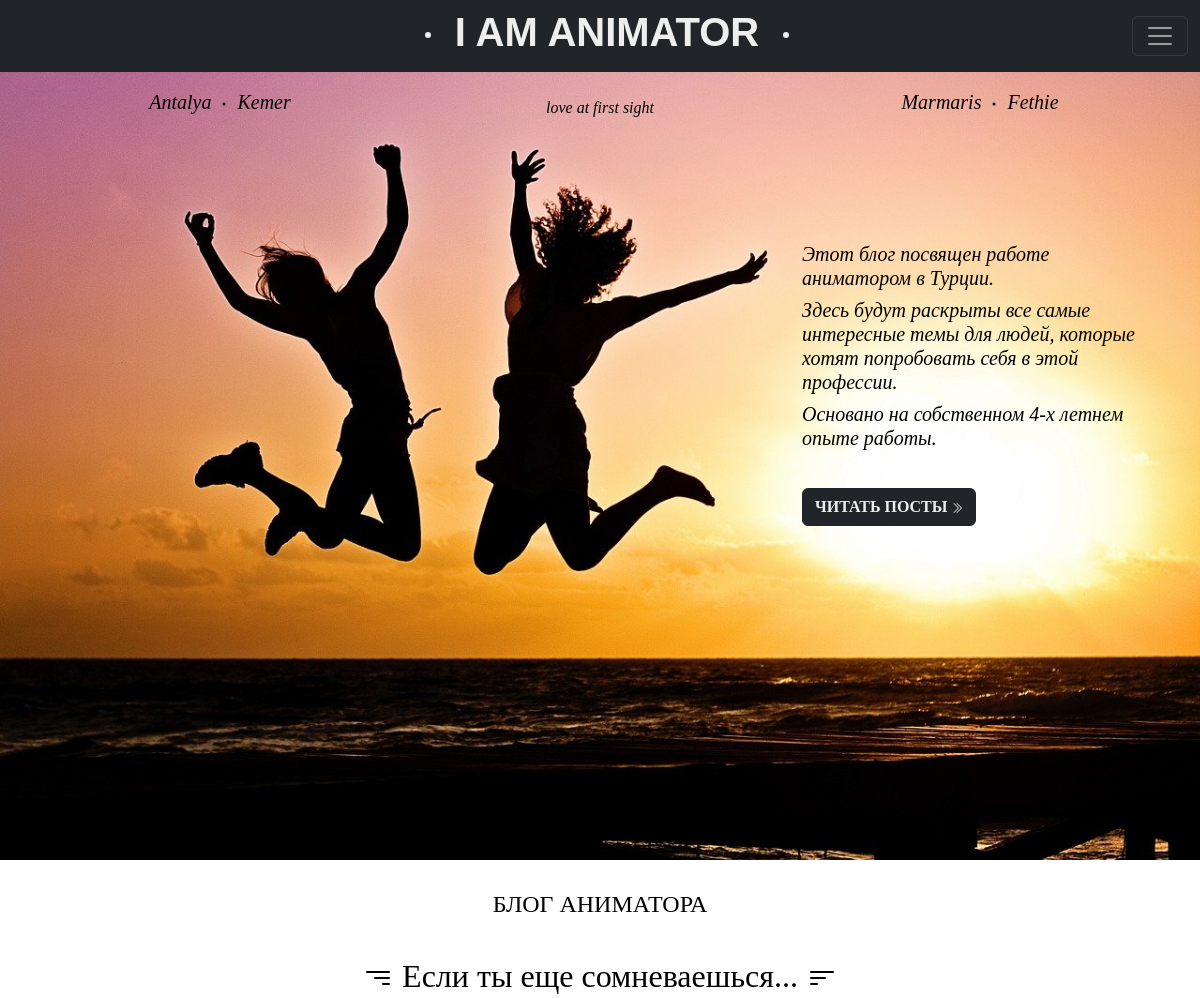
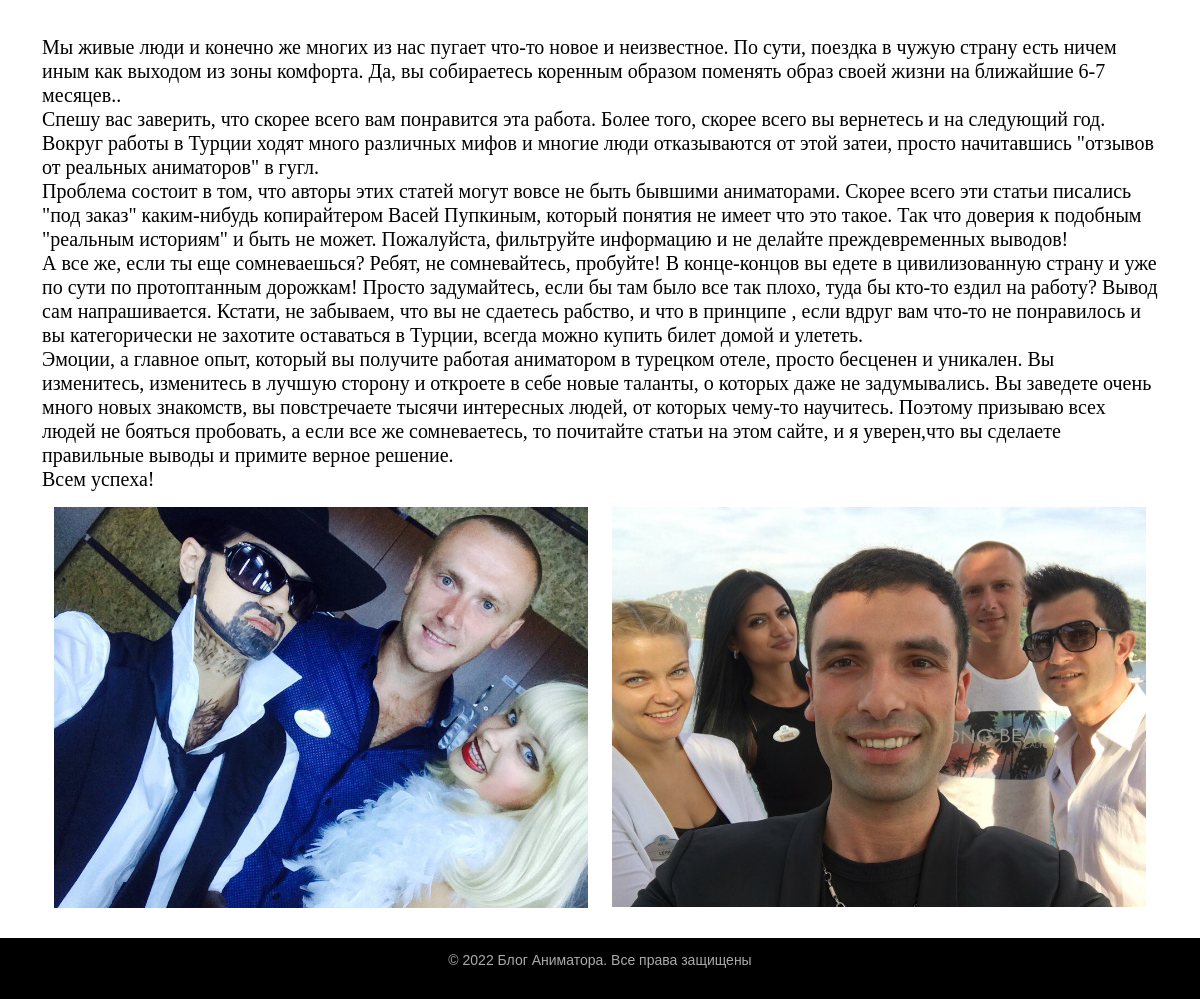
The page / on the database its author committed (2 pictures, top to bottom).
### blog/models.py (models this page shows)
class MainPageText(models.Model):
    title = models.CharField(max_length=100)
    content = models.TextField(blank=True)
    picture_1 = models.ImageField(upload_to='photos/%Y/%m/%d/', null=True)
    picture_2 = models.ImageField(upload_to='photos/%Y/%m/%d/', null=True)
    picture_3 = models.ImageField(upload_to='photos/%Y/%m/%d/', null=True)
    class Meta:
        verbose_name = 'Контент главной страницы'
        verbose_name_plural = 'Контент главной страницы'

### blog/views.py (the view)
# urls.py: path('', BlogHome.as_view(), name='home'),
class BlogHome(MutualContext, ListView):
    model = MainPageText
    template_name = 'blog/index.html'
    context_object_name = 'content'
    def get_context_data(self, *, object_list=None, **kwargs):
        context_dict = super().get_context_data(**kwargs)
        mutual_context_dict = self.get_user_context(title='Главная страница')
        return dict(list(context_dict.items()) + list(mutual_context_dict.items()))

### blog/utils.py (called while the page is built)
    def get_user_context(self, **kwargs):
        context = kwargs
        return context

### blog/templates/blog/index.html (shortened to what this page needs)
{% extends 'blog/base.html' %}
{% block content %}
<div class="main_page_style">
    <br>
    <div class="container">
        <div class="row">
            <div class="col-xl-4 col-md-4 col-sm-12" align="center">
                <h5><a href="{% url 'antalya' %}"><i>Antalya </i></a>
                    <h7>
                        <svg xmlns="http://www.w3.org/2000/svg" width="16" height="16" fill="currentColor"
                             class="bi bi-dot" viewBox="0 0 16 16">
                    </h7>
                    <a href="{% url 'kemer' %}"><i>Kemer</i></a></h5>
            </div>
            <div class="col-xl-4 col-md-4 col-sm-12" align="center">
                <h6><i>love at first sight</i></h6>
            </div>
            <div class="col-xl-4 col-md-4 col-sm-12" align="center">
                <h5><a href="{% url 'marmaris' %}"><i>Marmaris </i></a>
                    <h7>
                        <svg xmlns="http://www.w3.org/2000/svg" width="16" height="16" fill="currentColor"
                             class="bi bi-dot" viewBox="0 0 16 16">
                    </h7>
                    <a href="{% url 'fethie' %}"><i>Fethie</i></a></h5>
                <br>
                <br>
                <br>
                <br>
                <h5 align="left"><i>Этот блог посвящен работе аниматором в Турции.</i></h5>
                <h5 align="left"><i>Здесь будут раскрыты все самые интересные темы для людей, которые
                    хотят попробовать себя в этой профессии.</i></h5>
                <h5 align="left"><i>Основано на собственном 4-х летнем опыте работы.</i></h5>
                <br>
                <h5 align="left"><a href="{% url 'pages' %}" class="btn btn-dark white-oranje-style"><b>ЧИТАТЬ ПОСТЫ
                </b></a></h5>
            </div>
        </div>
    </div>
</div>
<br>
<div class="container">
    <div class="row">
        {% for info in content %}
        <div class="col-xl-12 col-md-12 col-sm-12" align="center">
            <h4>БЛОГ АНИМАТОРА</h4>
            <br>
            <h2>
                {{info.title}}
            </h2>
            <br>
            <div class="col-xl-12 col-md-12 col-sm-12" align="left">
                <h5>{{info.content | linebreaks}}</h5>
                <div class="container">
                    <div class="row">
                        <div class="col-xl-6 col-md-6 col-sm-12" align="center">
                            <img src="{{info.picture_1.url}}" class="card-img-top" alt="...">
                        </div>
                        <div class="col-xl-6 col-md-6 col-sm-12" align="center">
                            <img src="{{info.picture_2.url}}" class="card-img-top" alt="...">
                        </div>
                    </div>
                </div>
                {% endfor %}
                <br>
                {% endblock %}

### blog/static/blog/css/styles.css (style rules this page uses)
html, body { font-family: 'Arial'; margin: 0; padding: 0; height: 100%; width: 100%; color: #000000; }
a { color: #000000; text-decoration: none; }
img { max-width: 600px; height: auto; }
div.main_page_style { background-image: url("../../blog/images/main_page.jpg"); background-repeat: no-repeat; background-size: cover; height: 800px; width: 100%; color: black; }
.white-oranje-style { color: #eeeeee; }

### rows shown on the page
MainPageText: title "Если ты еще сомневаешься...", content "Мы живые люди и конечно же многих из нас пугает что-то новое и неизвестное. По сути, поездка в чужую страну есть ничем иным как выходом из зоны комфорта. Да, вы собираетесь коренным образом поменять образ своей жизни на ближайшие 6-7 месяцев.. Спешу вас заверить, что скорее всего вам понравится эта работа. Более того, скорее всего вы вернетесь и на следующий год. Вокруг работы в Турции ходят много различных мифов и многие люди отказываются от этой затеи, просто начитавшись \"отзывов от реальных аниматоров\" в гугл. Проблема состоит в том, что авторы этих статей могут вовсе не быть бывшими аниматорами. Скорее всего эти статьи писались \"под заказ\" каким-нибудь копирайтером Васей Пупкиным,…", picture_1 (picture), picture_2 (picture)
